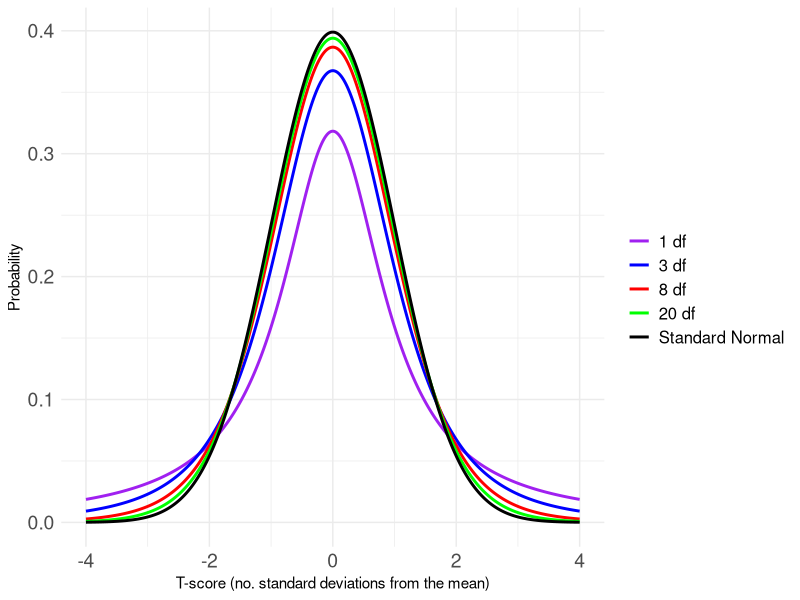
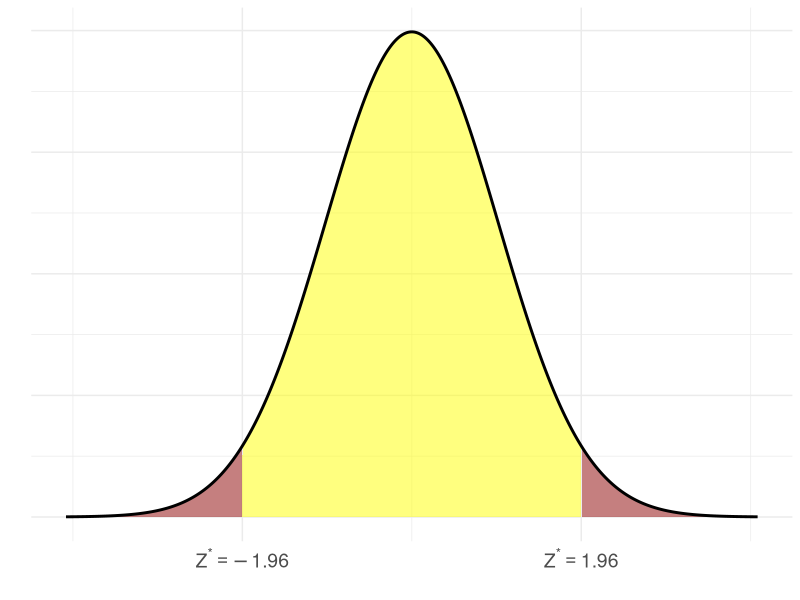
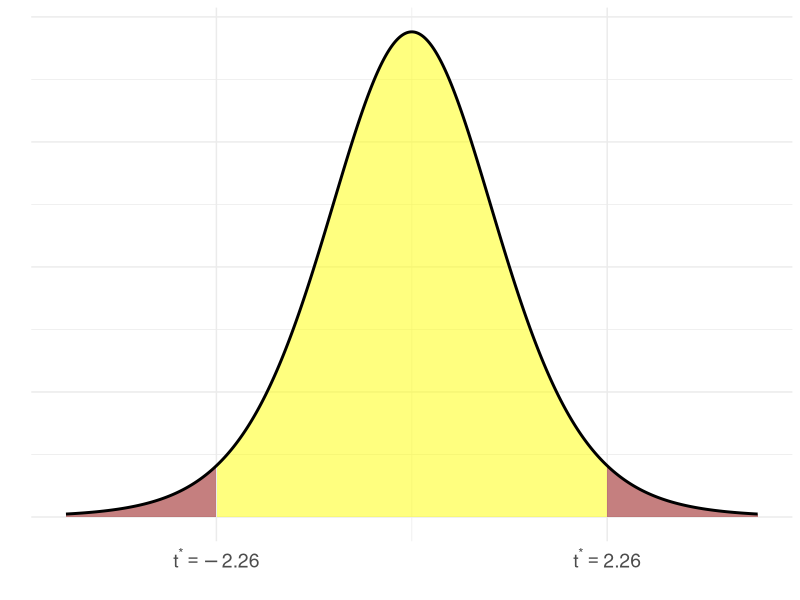
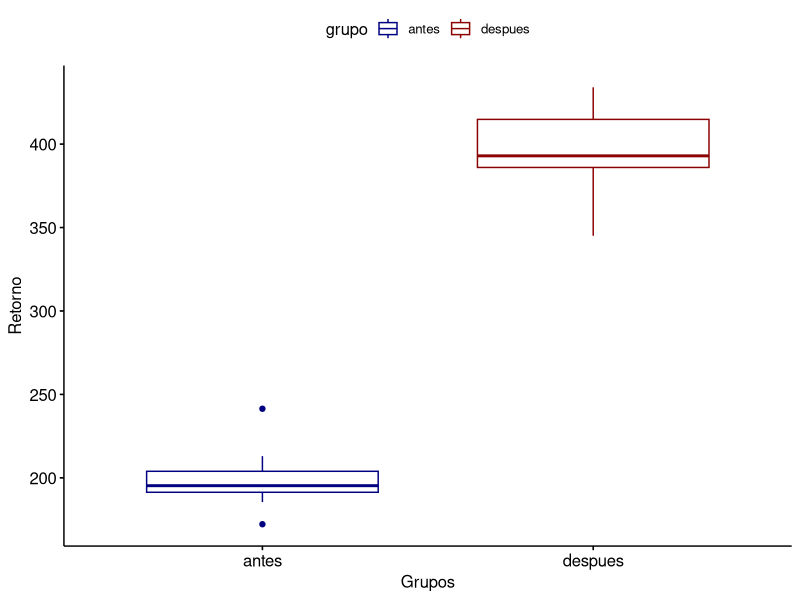
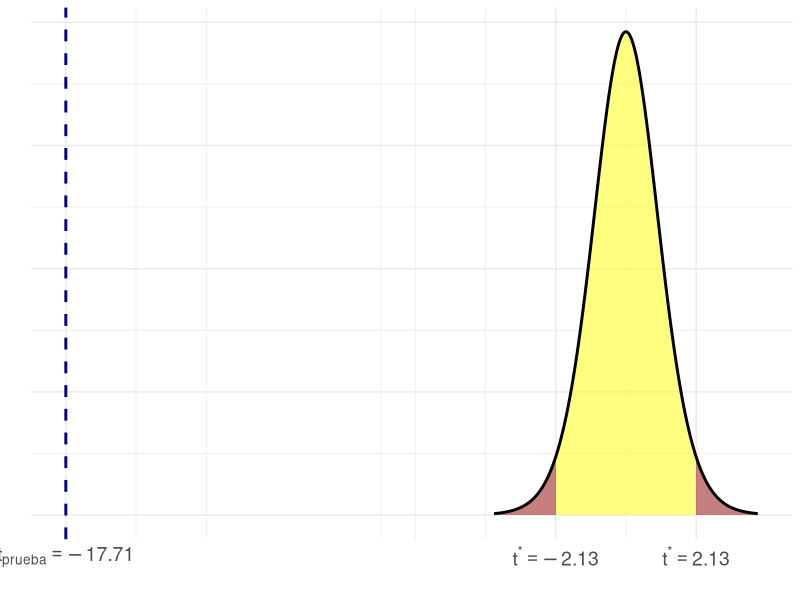
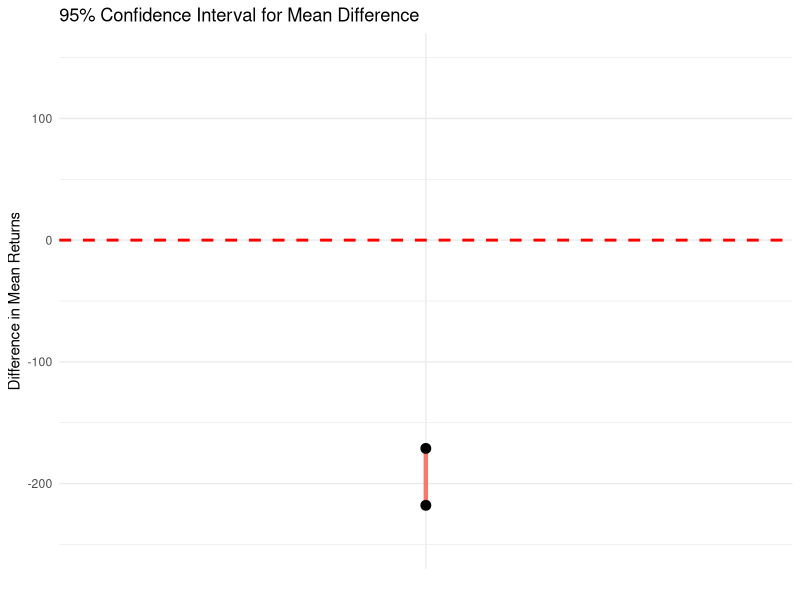
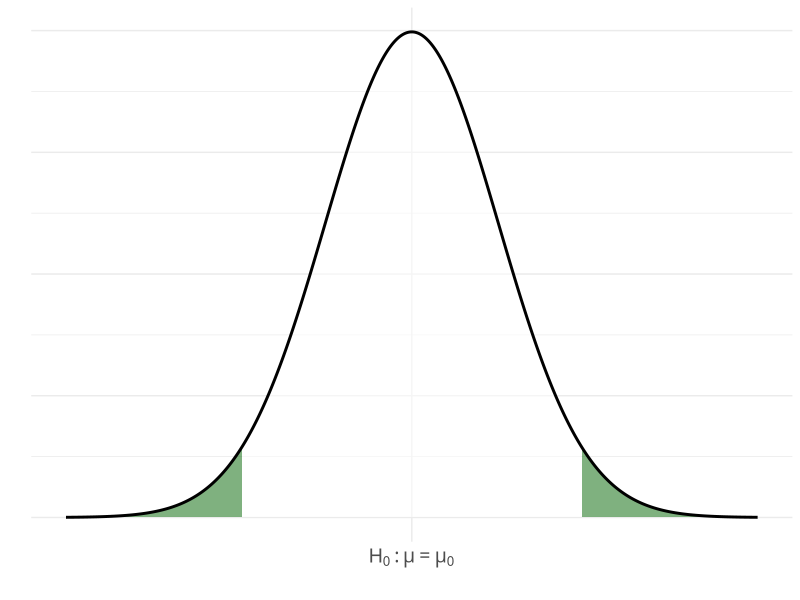
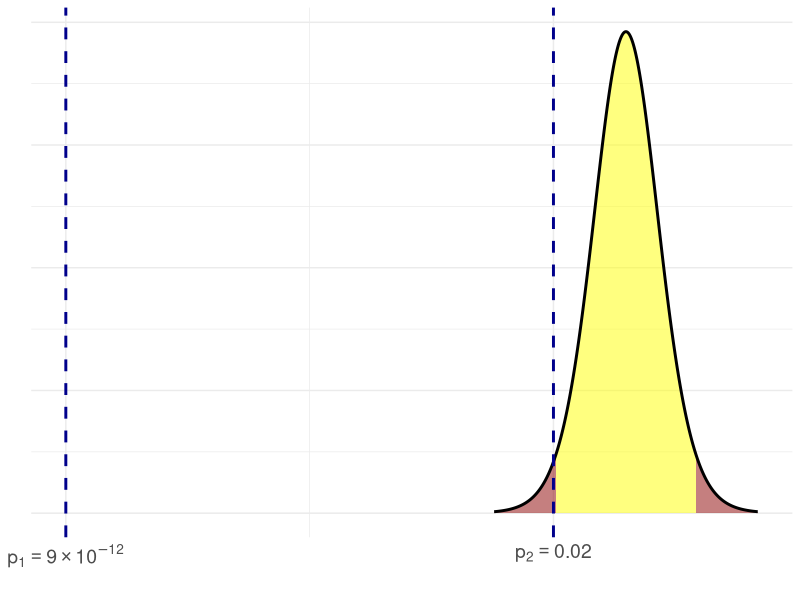

These figures' R source, in order:
## ---- chunk 1
#| echo: false
#| fig-align: center
#| fig-width: 8
library(tidyverse)

# Define x-axis range
x <- seq(-4, 4, length = 1000)

# Define t-distributions with different degrees of freedom
df_values <- c(1, 3, 8, 20)
t_distributions <- lapply(df_values, function(df) data.frame(x = x, y = dt(x, df), df = paste(df, "df")))

# Standard normal distribution
normal_dist <- data.frame(x = x, y = dnorm(x), df = "Standard Normal")

# Combine data
df_plot <- bind_rows(t_distributions, normal_dist)


# Convert 'df' column to factor with the desired order
df_plot$df <- factor(df_plot$df, levels = c("1 df", "3 df", "8 df", "20 df", "Standard Normal"))


# Define colors for the distributions
colors <- c("1 df" = "purple", "3 df" = "blue", "8 df" = "red", "20 df" = "green", "Standard Normal" = "black")

# Create the plot
ggplot(df_plot, aes(x = x, y = y, color = df)) +
  geom_line(size = 1) +
  scale_color_manual(values = colors) +
  labs(x = "T-score (no. standard deviations from the mean)", 
       y = "Probability",
       color = "") +
  theme_minimal() +
  theme(
    legend.position = "right",
    legend.text = element_text(size = 12),
    axis.text = element_text(size = 14)
  )
## ---- chunk 2
#| echo: true
#| eval: true
#P(t < -1.96)
pt(-1.96, df = 9)
## ---- chunk 3
#| echo: true
#| eval: true
#P(t > -1.96)
pt(-1.96, df = 9, 
   lower.tail = FALSE)
## ---- chunk 4
#| echo: true
#| eval: true
# Encontrando Q1
qt(0.25, df = 9)
## ---- chunk 5
#| echo: true
#| eval: true
# Q3
qt(0.75, df = 9)
## ---- chunk 6
#| echo: true
#| eval: true
qnorm(0.975)
## ---- chunk 7
#| echo: false
#| eval: true

# Define the x-axis range and normal distribution
x <- seq(-4, 4, length = 1000)
y <- dnorm(x)

# Create a data frame
df <- data.frame(x = x, y = y)

# Plot the normal distribution with highlighted regions
ggplot(df, aes(x = x, y = y)) +
  geom_area(aes(x = ifelse(x >= -1.96 & x <= 1.96, x, NA)), fill = "yellow", alpha = 0.5) +
  geom_area(aes(x = ifelse(x < -1.96, x, NA)), fill = "darkred", alpha = 0.5) +
  geom_area(aes(x = ifelse(x > 1.96, x, NA)), fill = "darkred", alpha = 0.5) +
  geom_line(color = "black", size = 1) +
  scale_x_continuous(breaks = c(-1.96, 1.96),
                         labels = c(expression(Z^{"*"}==-1.96), expression(Z^{"*"}==1.96))) +
  labs(x = "", y= "") +
  theme_minimal() +
  theme(
    legend.position = "none",
    axis.text = element_text(size = 14),
    axis.text.y = element_blank(),
    axis.ticks.y = element_blank())

## ---- chunk 8
#| echo: true
#| eval: true
qt(0.975, df = 9)
## ---- chunk 9
#| echo: false
#| eval: true
# Define the x-axis range
x <- seq(-4, 4, length = 1000)
y <- dt(x, df = 9)  # t-distribution with df = 9

# Create a data frame
df <- data.frame(x = x, y = y)

# Critical value for df = 9 at α = 0.05 (two-tailed test)
critical_value <- 2.26

# Plot the t-distribution with highlighted regions
ggplot(df, aes(x = x, y = y)) +
  geom_area(aes(x = ifelse(x >= -critical_value & x <= critical_value, x, NA)), fill = "yellow", alpha = 0.5) +
  geom_area(aes(x = ifelse(x < -critical_value, x, NA)), fill = "darkred", alpha = 0.5) +
  geom_area(aes(x = ifelse(x > critical_value, x, NA)), fill = "darkred", alpha = 0.5) +
  geom_line(color = "black", size = 1) +
  scale_x_continuous(breaks = c(-critical_value, critical_value),
                     labels = c(expression(t^{"*"}==-2.26), expression(t^{"*"}==2.26))) +
  labs(x = "", y = "") +
  theme_minimal() +
  theme(
    legend.position = "none",
    axis.text = element_text(size = 14),
    axis.text.y = element_blank(),
    axis.ticks.y = element_blank()
  )
## ---- chunk 10
#| echo: true
#| eval: true

# Retornos del bono antes del cambio de gerente
antes <-c(200.1, 190.9, 192.7, 213, 241.4, 196.9, 172.2, 185.5, 205.2, 193.7)
# Retornos del bono después del cambio de gerente
despues <-c(392.9, 393.2, 345.1, 393, 434, 427.9, 422, 383.9, 392.3, 352.2)
# Creamos el data frame
bono <- tibble( 
                grupo = rep(c("antes", "despues"), each = 10),
                retorno = c(antes,  despues)
                )
bono
## ---- chunk 11
#| fig.align: 'center'
#| echo: false
#| eval: true

# Retornos del bono antes del cambio de manager
library(ggpubr)
ggboxplot(bono, x = "grupo", y = "retorno", 
          color = "grupo", palette = c("navy", "darkred"),
          order = c("antes", "despues"),
          ylab = "Retorno", xlab = "Grupos")

## ---- chunk 12
#| fig.align: 'center'
#| echo: true
#| eval: true

# Calculemos el test
test_resultado <- t.test(retorno ~ grupo, data = bono, conf.level=0.95)
test_resultado

## ---- chunk 13
#| echo: true
#| eval: true
qt(0.975, df = 15)
## ---- chunk 14
#| echo: false
#| eval: true
#| fig-align: center
#| fig-width: 8
# Define the x-axis range
x <- seq(-4, 4, length = 1000)
y <- dt(x, df = 15)  # t-distribution with df = 20

# Create a data frame
df <- data.frame(x = x, y = y)

# Critical value for df = 20 at α = 0.05 (two-tailed test)
critical_value <- qt(0.975, df = 15)  # ≈ 2.086

# Plot the t-distribution with highlighted regions
ggplot(df, aes(x = x, y = y)) +
  geom_area(aes(x = ifelse(x >= -critical_value & x <= critical_value, x, NA)), 
            fill = "yellow", alpha = 0.5) +
  geom_area(aes(x = ifelse(x < -critical_value, x, NA)), fill = "darkred", alpha = 0.5) +
  geom_area(aes(x = ifelse(x > critical_value, x, NA)), fill = "darkred", alpha = 0.5) +
  geom_line(color = "black", size = 1) +
  geom_vline(xintercept = -17, linetype = "dashed", color = "darkblue", size = 1) +  # Dashed line at t = -17
  scale_x_continuous(breaks = c(-critical_value, critical_value, -17),
                     labels = c(expression(t^{"*"}==-2.13), 
                                expression(t^{"*"}==2.13), 
                                expression(t[prueba]==-17.71))) +
  labs(x = "", y = "") +
  theme_minimal() +
  theme(
    legend.position = "none",
    axis.text = element_text(size = 14),
    axis.text.y = element_blank(),
    axis.ticks.y = element_blank()
  )
## ---- chunk 15
#| echo: false
#| eval: true
#| fig-align: center
# Perform the t-test
test_resultado <- t.test(retorno ~ grupo, data = bono)

# Extract confidence interval and mean difference
ci_lower <- test_resultado$conf.int[1]
ci_upper <- test_resultado$conf.int[2]
mean_diff <- test_resultado$estimate[2] - test_resultado$estimate[1]  # Mean difference

# Create a data frame for plotting
ci_data <- data.frame(
  Mean = mean_diff,
  Lower = ci_lower,
  Upper = ci_upper,
  Level = "95% CI"
)

# Plot confidence interval
ggplot(ci_data, aes(x = Level, y = Mean)) +
  geom_linerange(aes(ymin = Lower, ymax = Upper, color = Level), size = 1.5) +  # Confidence interval
  geom_point(aes(y = Lower), size = 3) +  # Lower bound
  geom_point(aes(y = Upper), size = 3) +  # Upper bound
  geom_hline(yintercept = 0, linetype = "dashed", color = "red", size = 1) +  # Dashed line at 0
  labs(y = "Difference in Mean Returns", x = "", title = "95% Confidence Interval for Mean Difference") +
  theme_minimal() + ylim(-250, 150) +
  theme(legend.position = "none", axis.text.x = element_blank(), axis.ticks.x = element_blank())
## ---- chunk 16
#| echo: true
#| eval: true
# p-value
test_resultado$p.value<0.05
## ---- chunk 17
#| fig.align: 'center'
#| echo: false
#| eval: true

# Define the x-axis range and normal distribution
x <- seq(-4, 4, length = 1000)
y <- dnorm(x)

# Create a data frame
df <- data.frame(x = x, y = y)

# Plot the normal distribution with highlighted regions
ggplot(df, aes(x = x, y = y)) +
  geom_area(aes(x = ifelse(x >= -1.96 & x <= 1.96, x, NA)), fill = "white", alpha = 0.5) +
  geom_area(aes(x = ifelse(x < -1.96, x, NA)), fill = "darkgreen", alpha = 0.5) +
  geom_area(aes(x = ifelse(x > 1.96, x, NA)), fill = "darkgreen", alpha = 0.5) +
  geom_line(color = "black", size = 1) +
  scale_x_continuous(breaks = c(0),
                         labels = c(expression(H[0]:mu==mu[0]))
) +
  labs(x = "", y= "") +
  theme_minimal() +
  theme(
    legend.position = "none",
    axis.text = element_text(size = 14),
    axis.text.y = element_blank(),
    axis.ticks.y = element_blank())

## ---- chunk 18
#| echo: false
#| eval: true
#| fig-align: center
#| fig-width: 8
# Define the x-axis range
x <- seq(-4, 4, length = 1000)
y <- dt(x, df = 15)  # t-distribution with df = 20

# Create a data frame
df <- data.frame(x = x, y = y)

# Critical value for df = 20 at α = 0.05 (two-tailed test)
critical_value <- qt(0.975, df = 15)  # ≈ 2.086

# Plot the t-distribution with highlighted regions
ggplot(df, aes(x = x, y = y)) +
  geom_area(aes(x = ifelse(x >= -critical_value & x <= critical_value, x, NA)), 
            fill = "yellow", alpha = 0.5) +
  geom_area(aes(x = ifelse(x < -critical_value, x, NA)), fill = "darkred", alpha = 0.5) +
  geom_area(aes(x = ifelse(x > critical_value, x, NA)), fill = "darkred", alpha = 0.5) +
  geom_line(color = "black", size = 1) +
  geom_vline(xintercept = -17, linetype = "dashed", color = "darkblue", size = 1) +
  geom_vline(xintercept = -2.2, linetype = "dashed", color = "darkblue", size = 1) +
  scale_x_continuous(breaks = c(-17, -2.2),
                     labels = c(expression(p[1] == 9 %*% 10^-12), 
                                expression(p[2] == 0.02))) +
  labs(x = "", y = "") +
  theme_minimal() +
  theme(
    legend.position = "none",
    axis.text = element_text(size = 14),
    axis.text.y = element_blank(),
    axis.ticks.y = element_blank()
  )
